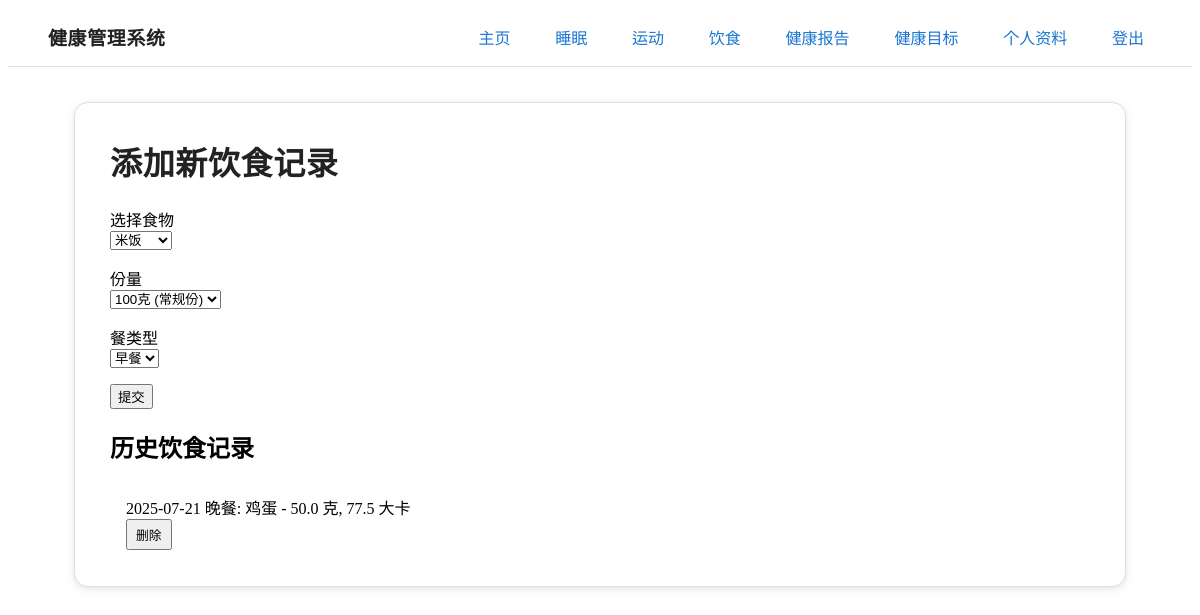
The page /diet (signed in) on the database as committed earlier.
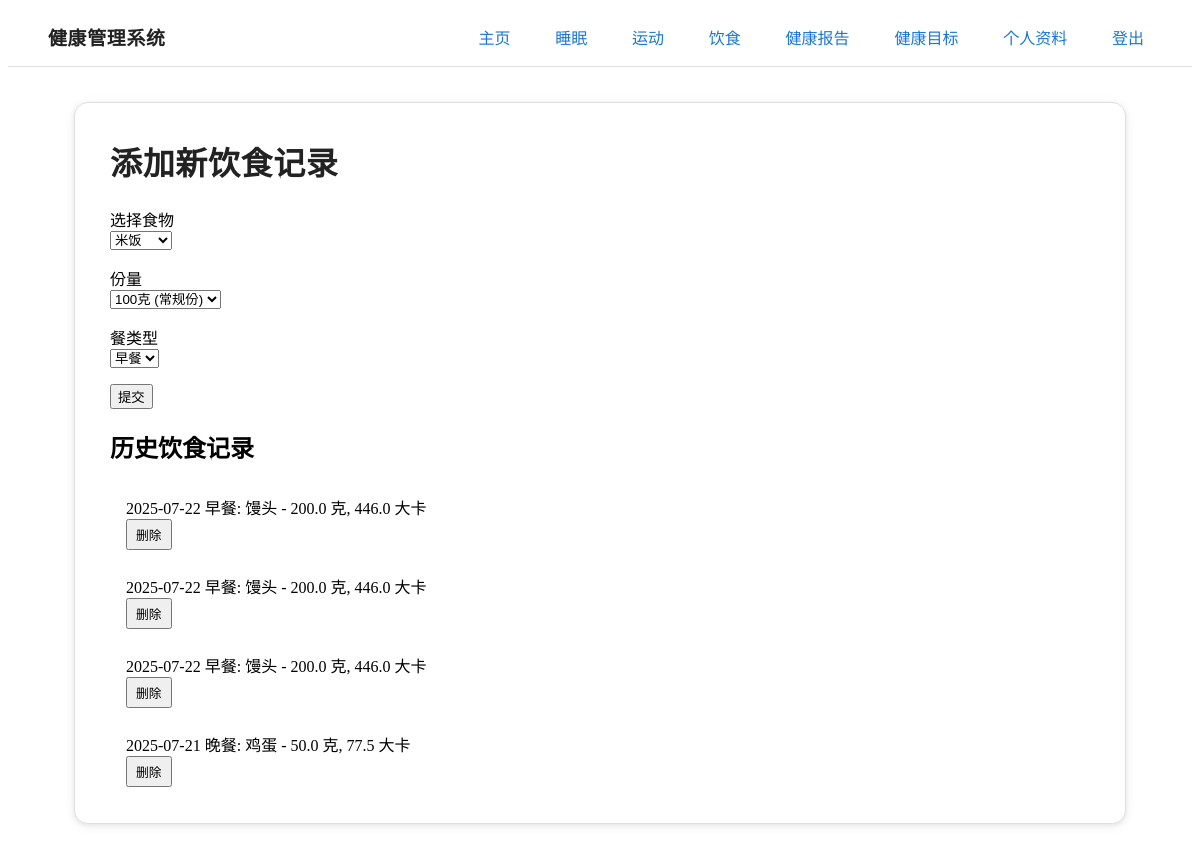
The same page on the database as committed later.
### app/models.py (models this page shows, shortened)
class DietRecord(db.Model):
    id = db.Column(db.Integer, primary_key=True)
    food_name = db.Column(db.String(140))
    portion = db.Column(db.Float)
    calories = db.Column(db.Float)
    meal_type = db.Column(db.String(50)) # e.g., Breakfast, Lunch, Dinner
    timestamp = db.Column(db.DateTime, index=True, default=datetime.utcnow)
    user_id = db.Column(db.Integer, db.ForeignKey('user.id'))

### app/routes.py (the view, shortened to what this page needs)
@app.route('/diet', methods=['GET', 'POST'])
@login_required
def diet():
    form = DietForm()
    CALORIES_PER_100G = {
        '米饭': 130, '馒头': 223, '鸡胸肉': 165, '牛肉': 250,
        '鸡蛋': 155, '牛奶': 54, '苹果': 52, '香蕉': 89,
        '西兰花': 55, '胡萝卜': 41
    }
    monday = datetime.utcnow().date() - timedelta(days=datetime.utcnow().date().weekday())
    next_monday = monday + timedelta(days=7)
    diet_records = current_user.diet_records.filter(
        DietRecord.timestamp >= datetime.combine(monday, datetime.min.time()),
        DietRecord.timestamp < datetime.combine(next_monday, datetime.min.time())
    ).order_by(DietRecord.timestamp.desc()).all()
    return render_template('diet.html', title='饮食', form=form, diet_records=diet_records)

### app/models.py (called while the page is built)
@login.user_loader
def load_user(id):
    return User.query.get(int(id))

### app/templates/diet.html (shortened to what this page needs)
{% extends "base.html" %}
{% block content %}
<article class="main-card">
<div class="grid">
    <div_col="1of2">
        <h2 class="main-title">添加新饮食记录</h2>
        <form action="{{ url_for('diet') }}" method="post" novalidate>
            <p>
                {{ form.food_choice.label }}<br>
                {{ form.food_choice(id="food_choice_select") }}
            </p>
            <p id="portion_field">
                {{ form.portion.label }}<br>
                {{ form.portion() }}
            </p>
            <p>
                {{ form.meal_type.label }}<br>
                {{ form.meal_type() }}
            </p>
            <p>{{ form.submit() }}</p>
        </form>
    </div>
    <div_col="1of2">
        <h2>历史饮食记录</h2>
        {% for record in diet_records %}
        <article style="padding: 0.75rem 1rem;">
            <div class="grid" style="grid-template-columns: 1fr auto; align-items: center; gap: 1rem;">
                <p style="margin: 0;">{{ record.timestamp.strftime('%Y-%m-%d') }} {{ record.meal_type }}: {{ record.food_name }} - {% if record.food_name != '其它' %}{{ record.portion }} 克, {% endif %}{{ "%.1f"|format(record.calories) }} 大卡</p>
                <form action="{{ url_for('delete_diet', record_id=record.id) }}" method="post" onsubmit="return confirm('你确定要删除这条记录吗？');" style="margin: 0;">
                    <button type="submit" class="secondary outline" style="margin: 0; padding: 0.25rem 0.5rem; font-size: 0.8rem;">删除</button>
                </form>
            </div>
        </article>
        {% else %}
        <p>你还没有任何饮食记录。</p>
        {% endfor %}
</article>
{% endblock %}

Rows that differ between the two databases and show on the page:
added DietRecord: timestamp "2025-07-22", meal_type "早餐", food_name "馒头", portion "200.0", calories "446.0"
added DietRecord: timestamp "2025-07-22", meal_type "早餐", food_name "馒头", portion "200.0", calories "446.0"
added DietRecord: timestamp "2025-07-22", meal_type "早餐", food_name "馒头", portion "200.0", calories "446.0"
